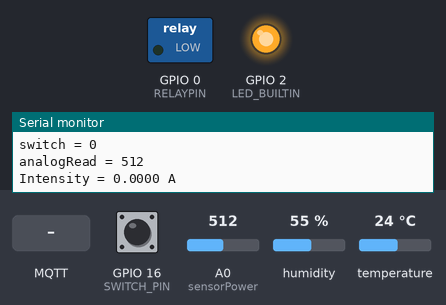
The program below on a simulated ESP8266 (NodeMCU). On the bench: switched loads named in the program (green lamp = pin HIGH), output pins drawn as LEDs (lit = HIGH, except the on-board LED, lit = LOW), the last lines printed to the serial monitor. The inputs (shaded band) are chosen by the test bench; at power-on: GPIO 16 (SWITCH_PIN) LOW, A0 (sensorPower) = 512, humidity 55 %, temperature 24 °C. WiFi joins after 1.5 s; servers stay silent unless stated; random numbers use the default seed unless the program sets one; no MQTT or app messages arrive unless stated.

Above: at 2.8 s.
2.9 s: MQTT message "1" arrives on the first subscribed topic
At 4.3 s:
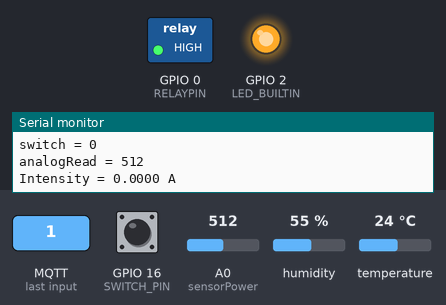
5.2 s: MQTT message "ON" arrives on the first subscribed topic
At 6.9 s:
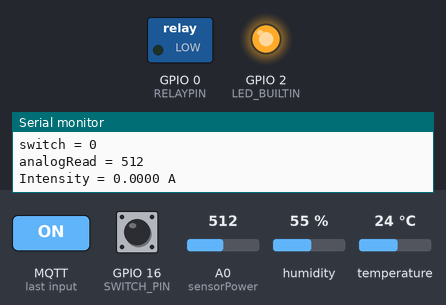
7.2 s: MQTT message "0" arrives on the first subscribed topic
At 8.8 s:
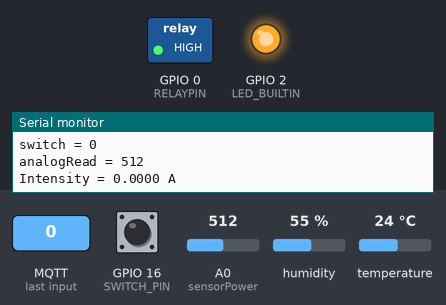
Timing chart, 0 to 10.3 s (numbered marks = the images above; inputs shaded):
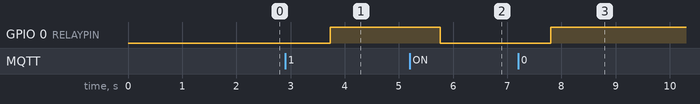

Measured:
- after the input at 2.9 s, GPIO 0 (RELAYPIN): LOW → HIGH after 0.83 s
- after the input at 5.2 s, GPIO 0 (RELAYPIN): HIGH → LOW after 0.56 s
- after the input at 7.2 s, GPIO 0 (RELAYPIN): LOW → HIGH after 0.60 s

The program:

main.cpp
```cpp
#include <WiFiManager.h>
#include <ESP8266WiFi.h>
#include <ESP8266WebServer.h>
#include <ArduinoJson.h>
#include <FirebaseESP8266.h>
#include <PubSubClient.h>

// dht 11
#include "DHT.h"
#define DHTPIN 5 // what digital pin we're connected to
#define DHTTYPE DHT11 // DHT 11
DHT dht(DHTPIN, DHTTYPE);

// relay
#define RELAYPIN 0

// power sensor
#define sensorPower A0

// switch button
#define SWITCH_PIN 16
boolean button = false;

#define FIREBASE_KEY "86xZRKvjOOhz9UAVYDJ4X3gh5gFbvZzV7ZobwPjl"
#define FIREBASE_HOST "iot-project-ebf71-default-rtdb.asia-southeast1.firebasedatabase.app"

// MQTT
#define MQTT_SERVER "broker.hivemq.com"
WiFiClient espClient;
PubSubClient client(espClient);
unsigned long lastMsg = 0;
#define MSG_BUFFER_SIZE  (50)
char msg[MSG_BUFFER_SIZE];
int value = 0;

String pushTopic = "";
String subTopic = "";

void checkMqttConnection();
void callback(char* topic, byte* payload, unsigned int length);
void reconnect();
void pushOnOffMessage(bool isOn);

FirebaseData firebaseData;
FirebaseJson firebaseJson;

String deviceName = "QuyenLN";
String deviceRoomId = "1";
const int deviceType = 0; // relay

// dht11
void getDhtInfo();

// relay

void turnRelayOff()
{
  digitalWrite(RELAYPIN, HIGH);
  Serial1.print("Relay : ");
  Serial.println(digitalRead(RELAYPIN));
  pushOnOffMessage(false);
}

void turnRelayOn()
{
  digitalWrite(RELAYPIN, LOW);
  Serial.print("Relay : ");
  Serial.println(digitalRead(RELAYPIN));
  pushOnOffMessage(true);
}

// webserver
void setupWifi();
void setupDeviceOnFirebase();
void setupPinModeForDevices();

void updateInfoDeviceToFirebase(String mac, String ip, int type, String name, String roomId, String info);

// get sensor power
void getPowerUsed();

// button switch
void onSwitchPressed();

void setup()
{
  Serial.begin(9600);
  // set up wifi network
  setupWifi();
  // set up for firebase database
  setupDeviceOnFirebase();
  // set up for led
  setupPinModeForDevices();
  // dht11
  dht.begin();
  // mqtt
  client.setServer(MQTT_SERVER, 1883);
  client.setCallback(callback);
}

void loop()
{
 checkMqttConnection();
  getDhtInfo();
  onSwitchPressed();
  getPowerUsed();
  delay(2000);
}

void setupWifi()
{
  WiFi.mode(WIFI_STA);
  WiFiManager wm;
  wm.resetSettings();
  bool res;
  String deviceMacAddr = WiFi.macAddress();
  Serial.println(deviceMacAddr);
  char wifiName[128];
  deviceMacAddr.toCharArray(wifiName, sizeof(wifiName) / sizeof(char), 0);
  res = wm.autoConnect(wifiName, "123");
  if (!res)
  {
    Serial.println("Can not connected to wifi");
//     ESP.restart();
  }
  else
  {
    setupDeviceOnFirebase();
    Serial.print("Connect to WIFI: ");
    Serial.print(WiFi.localIP());
    String deviceIP = WiFi.localIP().toString();
    String deviceMacAddr = WiFi.macAddress();
    pushTopic += deviceMacAddr + "/" + "device_info";
    subTopic += deviceMacAddr;
    String deviceInfo = "off";
    updateInfoDeviceToFirebase(deviceMacAddr, deviceIP, deviceType, deviceName, deviceRoomId, deviceInfo);
  }
}

void setupDeviceOnFirebase()
{
  Firebase.begin(FIREBASE_HOST, FIREBASE_KEY);
}

void setupPinModeForDevices()
{
  pinMode(LED_BUILTIN, OUTPUT);
  pinMode(RELAYPIN, OUTPUT);
  pinMode(sensorPower, INPUT);
  pinMode(SWITCH_PIN, INPUT);
}

void updateInfoDeviceToFirebase(String mac, String ip, int type, String name, String roomId, String info)
{
    FirebaseJson json;
    json.add("device_id", mac);
    json.add("device_ip_addr", ip);
    json.add("device_type", type);
    json.add("device_name", name);
    json.add("device_room_id", roomId);
    json.add("device_info", info);
    Firebase.setJSON(firebaseData, "/device/" + mac, json);
}

void getDhtInfo()
{
  float h = dht.readHumidity();
  float t = dht.readTemperature();
  if (isnan(h) || isnan(t))
  {
    Serial.println("Failed to read from DHT sensor!");
    return;
  }
  String topicTemp = "device_info/temperature";
  String topicHum = "device_info/humidity";
  const char *pushTemp = topicTemp.c_str();
  const char *pushHum = topicHum.c_str();
  String temp = String(t);
  const char* temperature = temp.c_str();
  String hum = String(h);
  const char* humidity = hum.c_str();
  client.publish(pushTemp, temperature);
  client.publish(pushHum, humidity);

}

void getPowerUsed()
{
  int sensorSignal = analogRead(sensorPower);
  float u = (sensorSignal / 1024.0) * 5;
  float i = ((u - 2.5) / 0.185);
  Serial.print("analogRead = ");
  Serial.println(analogRead(sensorPower));
  Serial.print("Intensity = ");
  Serial.print(i, 4);
  Serial.println(" A");
  String powerTopic = "device_info/power";
  const char *push = powerTopic.c_str();
  String power = String(u * i);
  const char* powerStr = power.c_str();
  client.publish(push, powerStr);
}

void onSwitchPressed()
{
  Serial.print("switch = ");
  Serial.println(digitalRead(SWITCH_PIN));
}

void checkMqttConnection()
{
  if (!client.connected())
  {
    reconnect();
  }
  client.loop();
}

void callback(char* topic, byte* payload, unsigned int length) {
  char *cnt = (char *)malloc((length + 1) * sizeof(char));
  Serial.print("Message arrived [");
  Serial.print(topic);
  Serial.print("] ");
  for (int i = 0; i < length; i++) {
    cnt[i] = (char)payload[i];
  }
  cnt[length] = '\0';
  String message(cnt);
  Serial.println(message);
  // Switch on the LED if an 1 was received as first character
  if (message.equals("ON") == true || message.equals("on") == true) {
    turnRelayOn();
  } else {
    turnRelayOff();
  }
  free(cnt);
}

void reconnect() {
  // Loop until we're reconnected
  while (!client.connected()) {
    Serial.print("Attempting MQTT connection...");
    // Create a random client ID
    String clientId = "ESP8266Client-";
    clientId += String(random(0xffff), HEX);
    // Attempt to connect
    if (client.connect(clientId.c_str())) {
      Serial.println("connected");
      // Once connected, publish an announcement...
      const char * sub = subTopic.c_str();
      client.subscribe(sub);
    } else {
      Serial.print("failed, rc=");
      Serial.print(client.state());
      Serial.println(" try again in 5 seconds");
      // Wait 5 seconds before retrying
      delay(5000);
    }
  }
}

void pushOnOffMessage(bool isOn)
{
  const char *push = pushTopic.c_str();
  if(isOn)
  {
    client.publish(push, "on");
  }
  else
  {
    client.publish(push, "off");
  }
}
```
